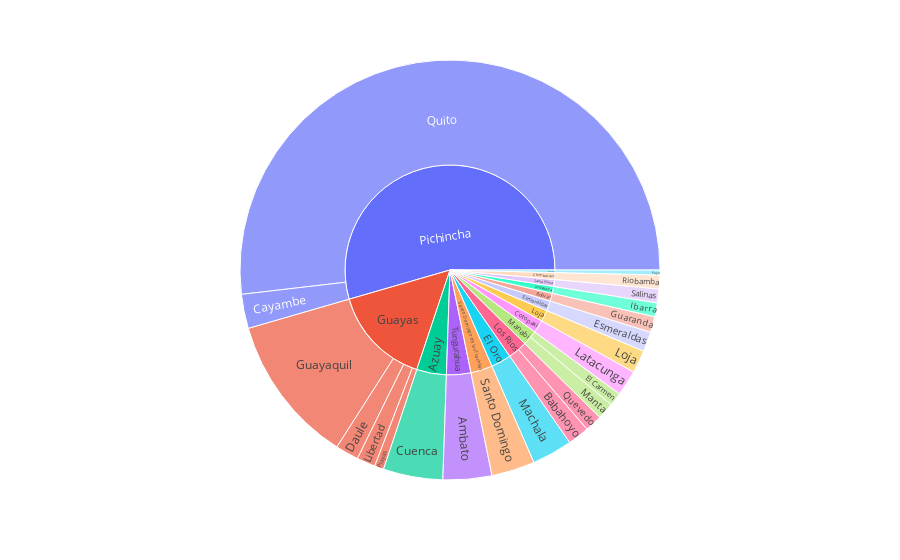

Notebook code for this chart:
### Markdown cell above
### Sales by Store

### Code cell
fig = px.sunburst(train_complete_data, path=['state', 'city'], values='sales')
fig.show()

### Figure 1 — Plotly figure (JSON) as saved in the notebook; plotly's stock layout.template omitted (floating-point values rounded to 4 significant figures)
{"data": [{"branchvalues": "total", "domain": {"x": [0, 1], "y": [0, 1]}, "hovertemplate": "labels=%{label}<br>sales=%{value}<br>parent=%{parent}<br>id=%{id}<extra></extra>", "ids": ["Tungurahua/Ambato", "Los Rios/Babahoyo", "Pichincha/Cayambe", "Azuay/Cuenca", "Guayas/Daule", "Manabi/El Carmen", "Esmeraldas/Esmeraldas", "Bolivar/Guaranda", "Guayas/Guayaquil", "Imbabura/Ibarra", "Cotopaxi/Latacunga", "Guayas/Libertad", "Loja/Loja", "El Oro/Machala", "Manabi/Manta", "Guayas/Playas", "Pastaza/Puyo", "Los Rios/Quevedo", "Pichincha/Quito", "Chimborazo/Riobamba", "Santa Elena/Salinas", "Santo Domingo de los Tsachilas/Santo Domingo", "Azuay", "Bolivar", "Chimborazo", "Cotopaxi", "El Oro", "Esmeraldas", "Guayas", "Imbabura", "Loja", "Los Rios", "Manabi", "Pastaza", "Pichincha", "Santa Elena", "Santo Domingo de los Tsachilas", "Tungurahua"], "labels": ["Ambato", "Babahoyo", "Cayambe", "Cuenca", "Daule", "El Carmen", "Esmeraldas", "Guaranda", "Guayaquil", "Ibarra", "Latacunga", "Libertad", "Loja", "Machala", "Manta", "Playas", "Puyo", "Quevedo", "Quito", "Riobamba", "Salinas", "Santo Domingo", "Azuay", "Bolivar", "Chimborazo", "Cotopaxi", "El Oro", "Esmeraldas", "Guayas", "Imbabura", "Loja", "Los Rios", "Manabi", "Pastaza", "Pichincha", "Santa Elena", "Santo Domingo de los Tsachilas", "Tungurahua"], "name": "", "parents": ["Tungurahua", "Los Rios", "Pichincha", "Azuay", "Guayas", "Manabi", "Esmeraldas", "Bolivar", "Guayas", "Imbabura", "Cotopaxi", "Guayas", "Loja", "El Oro", "Manabi", "Guayas", "Pastaza", "Los Rios", "Pichincha", "Chimborazo", "Santa Elena", "Santo Domingo de los Tsachilas", "", "", "", "", "", "", "", "", "", "", "", "", "", "", "", ""], "type": "sunburst", "values": [40450000.0, 17820000.0, 28430000.0, 49350000.0, 19260000.0, 11100000.0, 16450000.0, 13100000.0, 123500000.0, 11490000.0, 21260000.0, 15380000.0, 18930000.0, 33510000.0, 13990000.0, 7702000.0, 4111000.0, 14230000.0, 558800000.0, 11430000.0, 11470000.0, 35980000.0, 49350000.0, 13100000.0, 11430000.0, 21260000.0, 33510000.0, 16450000.0, 165800000.0, 11490000.0, 18930000.0, 32050000.0, 25090000.0, 4111000.0, 587300000.0, 11470000.0, 35980000.0, 40450000.0]}], "layout": {"legend": {"tracegroupgap": 0}, "margin": {"t": 60}}}
